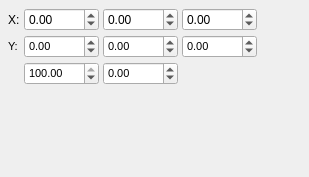
<?xml version="1.0" encoding="UTF-8"?>
<ui version="4.0">
 <class>ColorPickerGradientProperties</class>
 <widget class="StackedContainer" name="ColorPickerGradientProperties">
  <property name="geometry">
   <rect>
    <x>0</x>
    <y>0</y>
    <width>309</width>
    <height>177</height>
   </rect>
  </property>
  <property name="currentIndex">
   <number>1</number>
  </property>
  <widget class="QWidget" name="pageLinear">
   <layout class="QGridLayout" name="gridLayout_3">
    <property name="leftMargin">
     <number>8</number>
    </property>
    <property name="topMargin">
     <number>8</number>
    </property>
    <property name="rightMargin">
     <number>8</number>
    </property>
    <property name="bottomMargin">
     <number>8</number>
    </property>
    <property name="spacing">
     <number>4</number>
    </property>
    <item row="0" column="3">
     <spacer name="horizontalSpacer_5">
      <property name="orientation">
       <enum>Qt::Horizontal</enum>
      </property>
      <property name="sizeHint" stdset="0">
       <size>
        <width>0</width>
        <height>0</height>
       </size>
      </property>
     </spacer>
    </item>
    <item row="1" column="2">
     <widget class="FormWidget" name="formWidget_3">
      <property name="sizePolicy">
       <sizepolicy hsizetype="Preferred" vsizetype="Maximum">
        <horstretch>0</horstretch>
        <verstretch>0</verstretch>
       </sizepolicy>
      </property>
      <property name="label" stdset="0">
       <string>End</string>
      </property>
      <property name="font">
       <font>
        <pointsize>8</pointsize>
       </font>
      </property>
      <layout class="QHBoxLayout" name="horizontalLayout_7">
       <property name="leftMargin">
        <number>0</number>
       </property>
       <property name="topMargin">
        <number>0</number>
       </property>
       <property name="rightMargin">
        <number>0</number>
       </property>
       <property name="bottomMargin">
        <number>0</number>
       </property>
       <item>
        <widget class="ScrSpinBox" name="gY2">
         <property name="minimum">
          <double>-3000.000000000000000</double>
         </property>
         <property name="maximum">
          <double>3000.000000000000000</double>
         </property>
        </widget>
       </item>
      </layout>
     </widget>
    </item>
    <item row="1" column="0">
     <widget class="FormWidget" name="formWidget">
      <property name="sizePolicy">
       <sizepolicy hsizetype="Preferred" vsizetype="Maximum">
        <horstretch>0</horstretch>
        <verstretch>0</verstretch>
       </sizepolicy>
      </property>
      <property name="label" stdset="0">
       <string/>
      </property>
      <property name="font">
       <font>
        <pointsize>8</pointsize>
       </font>
      </property>
      <property name="preserveLabelSpace">
       <bool>true</bool>
      </property>
      <layout class="QHBoxLayout" name="horizontalLayout_5">
       <property name="leftMargin">
        <number>0</number>
       </property>
       <property name="topMargin">
        <number>0</number>
       </property>
       <property name="rightMargin">
        <number>0</number>
       </property>
       <property name="bottomMargin">
        <number>0</number>
       </property>
       <item>
        <widget class="QLabel" name="label_33">
         <property name="text">
          <string>Y:</string>
         </property>
        </widget>
       </item>
      </layout>
     </widget>
    </item>
    <item row="0" column="2">
     <widget class="ScrSpinBox" name="gX2">
      <property name="minimum">
       <double>-3000.000000000000000</double>
      </property>
      <property name="maximum">
       <double>3000.000000000000000</double>
      </property>
     </widget>
    </item>
    <item row="0" column="0">
     <widget class="QLabel" name="label_32">
      <property name="text">
       <string>X:</string>
      </property>
     </widget>
    </item>
    <item row="2" column="1">
     <widget class="FormWidget" name="labelSkew">
      <property name="sizePolicy">
       <sizepolicy hsizetype="Preferred" vsizetype="Maximum">
        <horstretch>0</horstretch>
        <verstretch>0</verstretch>
       </sizepolicy>
      </property>
      <property name="label" stdset="0">
       <string>Skew</string>
      </property>
      <property name="font">
       <font>
        <pointsize>8</pointsize>
       </font>
      </property>
      <layout class="QHBoxLayout" name="horizontalLayout_8">
       <property name="leftMargin">
        <number>0</number>
       </property>
       <property name="topMargin">
        <number>0</number>
       </property>
       <property name="rightMargin">
        <number>0</number>
       </property>
       <property name="bottomMargin">
        <number>0</number>
       </property>
       <item>
        <widget class="ScrSpinBox" name="gSk">
         <property name="minimum">
          <double>-89.000000000000000</double>
         </property>
         <property name="maximum">
          <double>89.000000000000000</double>
         </property>
        </widget>
       </item>
      </layout>
     </widget>
    </item>
    <item row="0" column="1">
     <widget class="ScrSpinBox" name="gX1">
      <property name="minimum">
       <double>-3000.000000000000000</double>
      </property>
      <property name="maximum">
       <double>3000.000000000000000</double>
      </property>
     </widget>
    </item>
    <item row="1" column="1">
     <widget class="FormWidget" name="formWidget_2">
      <property name="sizePolicy">
       <sizepolicy hsizetype="Preferred" vsizetype="Maximum">
        <horstretch>0</horstretch>
        <verstretch>0</verstretch>
       </sizepolicy>
      </property>
      <property name="label" stdset="0">
       <string>Start</string>
      </property>
      <property name="font">
       <font>
        <pointsize>8</pointsize>
       </font>
      </property>
      <layout class="QHBoxLayout" name="horizontalLayout_6">
       <property name="leftMargin">
        <number>0</number>
       </property>
       <property name="topMargin">
        <number>0</number>
       </property>
       <property name="rightMargin">
        <number>0</number>
       </property>
       <property name="bottomMargin">
        <number>0</number>
       </property>
       <item>
        <widget class="ScrSpinBox" name="gY1">
         <property name="minimum">
          <double>-3000.000000000000000</double>
         </property>
         <property name="maximum">
          <double>3000.000000000000000</double>
         </property>
        </widget>
       </item>
      </layout>
     </widget>
    </item>
    <item row="3" column="1">
     <spacer name="verticalSpacer_3">
      <property name="orientation">
       <enum>Qt::Vertical</enum>
      </property>
      <property name="sizeHint" stdset="0">
       <size>
        <width>0</width>
        <height>0</height>
       </size>
      </property>
     </spacer>
    </item>
   </layout>
  </widget>
  <widget class="QWidget" name="pageRadial">
   <layout class="QGridLayout" name="gridLayout">
    <property name="leftMargin">
     <number>8</number>
    </property>
    <property name="topMargin">
     <number>8</number>
    </property>
    <property name="rightMargin">
     <number>8</number>
    </property>
    <property name="bottomMargin">
     <number>8</number>
    </property>
    <property name="spacing">
     <number>4</number>
    </property>
    <item row="0" column="0">
     <widget class="QLabel" name="label">
      <property name="text">
       <string>X:</string>
      </property>
     </widget>
    </item>
    <item row="1" column="1">
     <widget class="FormWidget" name="formWidget_6">
      <property name="sizePolicy">
       <sizepolicy hsizetype="Preferred" vsizetype="Maximum">
        <horstretch>0</horstretch>
        <verstretch>0</verstretch>
       </sizepolicy>
      </property>
      <property name="label" stdset="0">
       <string>Start</string>
      </property>
      <property name="font">
       <font>
        <pointsize>8</pointsize>
       </font>
      </property>
      <layout class="QHBoxLayout" name="horizontalLayout_10">
       <property name="leftMargin">
        <number>0</number>
       </property>
       <property name="topMargin">
        <number>0</number>
       </property>
       <property name="rightMargin">
        <number>0</number>
       </property>
       <property name="bottomMargin">
        <number>0</number>
       </property>
       <item>
        <widget class="ScrSpinBox" name="gY1_2">
         <property name="minimum">
          <double>-3000.000000000000000</double>
         </property>
         <property name="maximum">
          <double>3000.000000000000000</double>
         </property>
        </widget>
       </item>
      </layout>
     </widget>
    </item>
    <item row="1" column="0">
     <widget class="FormWidget" name="formWidget_5">
      <property name="sizePolicy">
       <sizepolicy hsizetype="Preferred" vsizetype="Maximum">
        <horstretch>0</horstretch>
        <verstretch>0</verstretch>
       </sizepolicy>
      </property>
      <property name="label" stdset="0">
       <string/>
      </property>
      <property name="font">
       <font>
        <pointsize>8</pointsize>
       </font>
      </property>
      <property name="preserveLabelSpace">
       <bool>true</bool>
      </property>
      <layout class="QHBoxLayout" name="horizontalLayout_9">
       <property name="leftMargin">
        <number>0</number>
       </property>
       <property name="topMargin">
        <number>0</number>
       </property>
       <property name="rightMargin">
        <number>0</number>
       </property>
       <property name="bottomMargin">
        <number>0</number>
       </property>
       <item>
        <widget class="QLabel" name="label_2">
         <property name="text">
          <string>Y:</string>
         </property>
        </widget>
       </item>
      </layout>
     </widget>
    </item>
    <item row="1" column="3">
     <widget class="FormWidget" name="formWidget_8">
      <property name="sizePolicy">
       <sizepolicy hsizetype="Preferred" vsizetype="Maximum">
        <horstretch>0</horstretch>
        <verstretch>0</verstretch>
       </sizepolicy>
      </property>
      <property name="label" stdset="0">
       <string>Focal</string>
      </property>
      <property name="font">
       <font>
        <pointsize>8</pointsize>
       </font>
      </property>
      <layout class="QHBoxLayout" name="horizontalLayout_12">
       <property name="leftMargin">
        <number>0</number>
       </property>
       <property name="topMargin">
        <number>0</number>
       </property>
       <property name="rightMargin">
        <number>0</number>
       </property>
       <property name="bottomMargin">
        <number>0</number>
       </property>
       <item>
        <widget class="ScrSpinBox" name="gFY">
         <property name="minimum">
          <double>-3000.000000000000000</double>
         </property>
         <property name="maximum">
          <double>3000.000000000000000</double>
         </property>
        </widget>
       </item>
      </layout>
     </widget>
    </item>
    <item row="1" column="2">
     <widget class="FormWidget" name="formWidget_7">
      <property name="sizePolicy">
       <sizepolicy hsizetype="Preferred" vsizetype="Maximum">
        <horstretch>0</horstretch>
        <verstretch>0</verstretch>
       </sizepolicy>
      </property>
      <property name="label" stdset="0">
       <string>End</string>
      </property>
      <property name="font">
       <font>
        <pointsize>8</pointsize>
       </font>
      </property>
      <layout class="QHBoxLayout" name="horizontalLayout_11">
       <property name="leftMargin">
        <number>0</number>
       </property>
       <property name="topMargin">
        <number>0</number>
       </property>
       <property name="rightMargin">
        <number>0</number>
       </property>
       <property name="bottomMargin">
        <number>0</number>
       </property>
       <item>
        <widget class="ScrSpinBox" name="gY2_2">
         <property name="minimum">
          <double>-3000.000000000000000</double>
         </property>
         <property name="maximum">
          <double>3000.000000000000000</double>
         </property>
        </widget>
       </item>
      </layout>
     </widget>
    </item>
    <item row="2" column="2">
     <widget class="FormWidget" name="labelSkew2">
      <property name="sizePolicy">
       <sizepolicy hsizetype="Preferred" vsizetype="Maximum">
        <horstretch>0</horstretch>
        <verstretch>0</verstretch>
       </sizepolicy>
      </property>
      <property name="label" stdset="0">
       <string>Skew</string>
      </property>
      <property name="font">
       <font>
        <pointsize>8</pointsize>
       </font>
      </property>
      <layout class="QHBoxLayout" name="horizontalLayout_13">
       <property name="leftMargin">
        <number>0</number>
       </property>
       <property name="topMargin">
        <number>0</number>
       </property>
       <property name="rightMargin">
        <number>0</number>
       </property>
       <property name="bottomMargin">
        <number>0</number>
       </property>
       <item>
        <widget class="ScrSpinBox" name="gSk_2">
         <property name="minimum">
          <double>-89.000000000000000</double>
         </property>
         <property name="maximum">
          <double>89.000000000000000</double>
         </property>
        </widget>
       </item>
      </layout>
     </widget>
    </item>
    <item row="0" column="4">
     <spacer name="horizontalSpacer_6">
      <property name="orientation">
       <enum>Qt::Horizontal</enum>
      </property>
      <property name="sizeHint" stdset="0">
       <size>
        <width>0</width>
        <height>0</height>
       </size>
      </property>
     </spacer>
    </item>
    <item row="0" column="3">
     <widget class="ScrSpinBox" name="gFX">
      <property name="minimum">
       <double>-3000.000000000000000</double>
      </property>
      <property name="maximum">
       <double>3000.000000000000000</double>
      </property>
     </widget>
    </item>
    <item row="2" column="1">
     <widget class="FormWidget" name="formWidget_10">
      <property name="sizePolicy">
       <sizepolicy hsizetype="Preferred" vsizetype="Maximum">
        <horstretch>0</horstretch>
        <verstretch>0</verstretch>
       </sizepolicy>
      </property>
      <property name="label" stdset="0">
       <string>Scale</string>
      </property>
      <property name="font">
       <font>
        <pointsize>8</pointsize>
       </font>
      </property>
      <layout class="QHBoxLayout" name="horizontalLayout_14">
       <property name="leftMargin">
        <number>0</number>
       </property>
       <property name="topMargin">
        <number>0</number>
       </property>
       <property name="rightMargin">
        <number>0</number>
       </property>
       <property name="bottomMargin">
        <number>0</number>
       </property>
       <item>
        <widget class="ScrSpinBox" name="gSc">
         <property name="minimum">
          <double>0.010000000000000</double>
         </property>
         <property name="maximum">
          <double>100.000000000000000</double>
         </property>
         <property name="value">
          <double>100.000000000000000</double>
         </property>
        </widget>
       </item>
      </layout>
     </widget>
    </item>
    <item row="0" column="2">
     <widget class="ScrSpinBox" name="gX2_2">
      <property name="minimum">
       <double>-3000.000000000000000</double>
      </property>
      <property name="maximum">
       <double>3000.000000000000000</double>
      </property>
     </widget>
    </item>
    <item row="0" column="1">
     <widget class="ScrSpinBox" name="gX1_2">
      <property name="minimum">
       <double>-3000.000000000000000</double>
      </property>
      <property name="maximum">
       <double>3000.000000000000000</double>
      </property>
     </widget>
    </item>
    <item row="3" column="1">
     <spacer name="verticalSpacer_5">
      <property name="orientation">
       <enum>Qt::Vertical</enum>
      </property>
      <property name="sizeHint" stdset="0">
       <size>
        <width>0</width>
        <height>0</height>
       </size>
      </property>
     </spacer>
    </item>
   </layout>
  </widget>
  <widget class="QWidget" name="pageFourColor">
   <layout class="QGridLayout" name="gridLayout_4">
    <property name="leftMargin">
     <number>8</number>
    </property>
    <property name="topMargin">
     <number>8</number>
    </property>
    <property name="rightMargin">
     <number>8</number>
    </property>
    <property name="bottomMargin">
     <number>8</number>
    </property>
    <property name="spacing">
     <number>4</number>
    </property>
    <item row="1" column="2">
     <widget class="QLabel" name="label_17">
      <property name="text">
       <string>/</string>
      </property>
     </widget>
    </item>
    <item row="2" column="0">
     <widget class="QLabel" name="label_15">
      <property name="text">
       <string>3. Point:</string>
      </property>
     </widget>
    </item>
    <item row="2" column="1">
     <widget class="ScrSpinBox" name="gC3X">
      <property name="minimum">
       <double>-3000.000000000000000</double>
      </property>
      <property name="maximum">
       <double>3000.000000000000000</double>
      </property>
     </widget>
    </item>
    <item row="2" column="3">
     <widget class="ScrSpinBox" name="gC3Y">
      <property name="minimum">
       <double>-3000.000000000000000</double>
      </property>
      <property name="maximum">
       <double>3000.000000000000000</double>
      </property>
     </widget>
    </item>
    <item row="3" column="2">
     <widget class="QLabel" name="label_20">
      <property name="text">
       <string>/</string>
      </property>
     </widget>
    </item>
    <item row="3" column="3">
     <widget class="ScrSpinBox" name="gC4Y">
      <property name="minimum">
       <double>-3000.000000000000000</double>
      </property>
      <property name="maximum">
       <double>3000.000000000000000</double>
      </property>
     </widget>
    </item>
    <item row="1" column="3">
     <widget class="ScrSpinBox" name="gC2Y">
      <property name="minimum">
       <double>-3000.000000000000000</double>
      </property>
      <property name="maximum">
       <double>3000.000000000000000</double>
      </property>
     </widget>
    </item>
    <item row="1" column="1">
     <widget class="ScrSpinBox" name="gC2X">
      <property name="minimum">
       <double>-3000.000000000000000</double>
      </property>
      <property name="maximum">
       <double>3000.000000000000000</double>
      </property>
     </widget>
    </item>
    <item row="0" column="3">
     <widget class="ScrSpinBox" name="gC1Y">
      <property name="minimum">
       <double>-3000.000000000000000</double>
      </property>
      <property name="maximum">
       <double>3000.000000000000000</double>
      </property>
     </widget>
    </item>
    <item row="0" column="2">
     <widget class="QLabel" name="label_18">
      <property name="text">
       <string>/</string>
      </property>
     </widget>
    </item>
    <item row="3" column="1">
     <widget class="ScrSpinBox" name="gC4X">
      <property name="minimum">
       <double>-3000.000000000000000</double>
      </property>
      <property name="maximum">
       <double>3000.000000000000000</double>
      </property>
     </widget>
    </item>
    <item row="0" column="1">
     <widget class="ScrSpinBox" name="gC1X">
      <property name="minimum">
       <double>-3000.000000000000000</double>
      </property>
      <property name="maximum">
       <double>3000.000000000000000</double>
      </property>
     </widget>
    </item>
    <item row="1" column="0">
     <widget class="QLabel" name="label_16">
      <property name="text">
       <string>2. Point:</string>
      </property>
     </widget>
    </item>
    <item row="3" column="0">
     <widget class="QLabel" name="label_21">
      <property name="text">
       <string>4. Point:</string>
      </property>
     </widget>
    </item>
    <item row="0" column="0">
     <widget class="QLabel" name="label_19">
      <property name="text">
       <string>1. Point:</string>
      </property>
     </widget>
    </item>
    <item row="2" column="2">
     <widget class="QLabel" name="label_14">
      <property name="text">
       <string>/</string>
      </property>
     </widget>
    </item>
    <item row="4" column="1">
     <spacer name="verticalSpacer_4">
      <property name="orientation">
       <enum>Qt::Vertical</enum>
      </property>
      <property name="sizeHint" stdset="0">
       <size>
        <width>0</width>
        <height>0</height>
       </size>
      </property>
     </spacer>
    </item>
   </layout>
  </widget>
  <widget class="QWidget" name="pageDiamond">
   <layout class="QGridLayout" name="gridLayout_2">
    <property name="leftMargin">
     <number>8</number>
    </property>
    <property name="topMargin">
     <number>8</number>
    </property>
    <property name="rightMargin">
     <number>8</number>
    </property>
    <property name="bottomMargin">
     <number>8</number>
    </property>
    <property name="spacing">
     <number>4</number>
    </property>
    <item row="0" column="0">
     <widget class="QLabel" name="label_23">
      <property name="text">
       <string>1. Point:</string>
      </property>
     </widget>
    </item>
    <item row="0" column="1">
     <widget class="ScrSpinBox" name="gC1XD">
      <property name="minimum">
       <double>-3000.000000000000000</double>
      </property>
      <property name="maximum">
       <double>3000.000000000000000</double>
      </property>
     </widget>
    </item>
    <item row="0" column="2">
     <widget class="QLabel" name="label_26">
      <property name="text">
       <string>/</string>
      </property>
     </widget>
    </item>
    <item row="0" column="3">
     <widget class="ScrSpinBox" name="gC1YD">
      <property name="minimum">
       <double>-3000.000000000000000</double>
      </property>
      <property name="maximum">
       <double>3000.000000000000000</double>
      </property>
     </widget>
    </item>
    <item row="1" column="0">
     <widget class="QLabel" name="label_25">
      <property name="text">
       <string>2. Point:</string>
      </property>
     </widget>
    </item>
    <item row="1" column="1">
     <widget class="ScrSpinBox" name="gC2XD">
      <property name="minimum">
       <double>-3000.000000000000000</double>
      </property>
      <property name="maximum">
       <double>3000.000000000000000</double>
      </property>
     </widget>
    </item>
    <item row="1" column="2">
     <widget class="QLabel" name="label_24">
      <property name="text">
       <string>/</string>
      </property>
     </widget>
    </item>
    <item row="1" column="3">
     <widget class="ScrSpinBox" name="gC2YD">
      <property name="minimum">
       <double>-3000.000000000000000</double>
      </property>
      <property name="maximum">
       <double>3000.000000000000000</double>
      </property>
     </widget>
    </item>
    <item row="2" column="0">
     <widget class="QLabel" name="label_27">
      <property name="text">
       <string>3. Point:</string>
      </property>
     </widget>
    </item>
    <item row="2" column="1">
     <widget class="ScrSpinBox" name="gC3XD">
      <property name="minimum">
       <double>-3000.000000000000000</double>
      </property>
      <property name="maximum">
       <double>3000.000000000000000</double>
      </property>
     </widget>
    </item>
    <item row="2" column="2">
     <widget class="QLabel" name="label_29">
      <property name="text">
       <string>/</string>
      </property>
     </widget>
    </item>
    <item row="2" column="3">
     <widget class="ScrSpinBox" name="gC3YD">
      <property name="minimum">
       <double>-3000.000000000000000</double>
      </property>
      <property name="maximum">
       <double>3000.000000000000000</double>
      </property>
     </widget>
    </item>
    <item row="3" column="0">
     <widget class="QLabel" name="label_28">
      <property name="text">
       <string>4. Point:</string>
      </property>
     </widget>
    </item>
    <item row="3" column="1">
     <widget class="ScrSpinBox" name="gC4XD">
      <property name="minimum">
       <double>-3000.000000000000000</double>
      </property>
      <property name="maximum">
       <double>3000.000000000000000</double>
      </property>
     </widget>
    </item>
    <item row="3" column="2">
     <widget class="QLabel" name="label_22">
      <property name="text">
       <string>/</string>
      </property>
     </widget>
    </item>
    <item row="3" column="3">
     <widget class="ScrSpinBox" name="gC4YD">
      <property name="minimum">
       <double>-3000.000000000000000</double>
      </property>
      <property name="maximum">
       <double>3000.000000000000000</double>
      </property>
     </widget>
    </item>
    <item row="4" column="0">
     <widget class="QLabel" name="label_30">
      <property name="text">
       <string>5. Point:</string>
      </property>
     </widget>
    </item>
    <item row="4" column="1">
     <widget class="ScrSpinBox" name="gC5XD">
      <property name="minimum">
       <double>-3000.000000000000000</double>
      </property>
      <property name="maximum">
       <double>3000.000000000000000</double>
      </property>
     </widget>
    </item>
    <item row="4" column="2">
     <widget class="QLabel" name="label_31">
      <property name="text">
       <string>/</string>
      </property>
     </widget>
    </item>
    <item row="4" column="3">
     <widget class="ScrSpinBox" name="gC5YD">
      <property name="minimum">
       <double>-3000.000000000000000</double>
      </property>
      <property name="maximum">
       <double>3000.000000000000000</double>
      </property>
     </widget>
    </item>
   </layout>
  </widget>
  <widget class="QWidget" name="pageMesh">
   <layout class="QVBoxLayout" name="verticalLayout_2">
    <property name="spacing">
     <number>4</number>
    </property>
    <property name="leftMargin">
     <number>8</number>
    </property>
    <property name="topMargin">
     <number>8</number>
    </property>
    <property name="rightMargin">
     <number>8</number>
    </property>
    <property name="bottomMargin">
     <number>8</number>
    </property>
    <item>
     <layout class="QHBoxLayout" name="horizontalLayout">
      <item>
       <layout class="QGridLayout" name="gridLayout_5">
        <item row="0" column="0">
         <widget class="QToolButton" name="editPoints">
          <property name="minimumSize">
           <size>
            <width>22</width>
            <height>22</height>
           </size>
          </property>
          <property name="toolTip">
           <string>Edit Grid Points</string>
          </property>
          <property name="text">
           <string/>
          </property>
          <property name="checkable">
           <bool>true</bool>
          </property>
          <property name="autoExclusive">
           <bool>true</bool>
          </property>
         </widget>
        </item>
        <item row="1" column="0">
         <widget class="QToolButton" name="editControlPoints">
          <property name="minimumSize">
           <size>
            <width>22</width>
            <height>22</height>
           </size>
          </property>
          <property name="toolTip">
           <string>Edit Control Points</string>
          </property>
          <property name="text">
           <string/>
          </property>
          <property name="checkable">
           <bool>true</bool>
          </property>
          <property name="autoExclusive">
           <bool>true</bool>
          </property>
         </widget>
        </item>
        <item row="1" column="1">
         <widget class="QToolButton" name="resetControlPoint">
          <property name="enabled">
           <bool>false</bool>
          </property>
          <property name="minimumSize">
           <size>
            <width>22</width>
            <height>22</height>
           </size>
          </property>
          <property name="toolTip">
           <string>Reset selected Control Point</string>
          </property>
          <property name="text">
           <string/>
          </property>
          <property name="checkable">
           <bool>false</bool>
          </property>
          <property name="autoExclusive">
           <bool>false</bool>
          </property>
         </widget>
        </item>
        <item row="1" column="2">
         <widget class="QToolButton" name="resetAllControlPoints">
          <property name="enabled">
           <bool>false</bool>
          </property>
          <property name="minimumSize">
           <size>
            <width>22</width>
            <height>22</height>
           </size>
          </property>
          <property name="toolTip">
           <string>Reset all Control Points</string>
          </property>
          <property name="text">
           <string/>
          </property>
          <property name="checkable">
           <bool>false</bool>
          </property>
          <property name="autoExclusive">
           <bool>false</bool>
          </property>
         </widget>
        </item>
       </layout>
      </item>
      <item>
       <spacer name="horizontalSpacer">
        <property name="orientation">
         <enum>Qt::Horizontal</enum>
        </property>
        <property name="sizeHint" stdset="0">
         <size>
          <width>40</width>
          <height>20</height>
         </size>
        </property>
       </spacer>
      </item>
     </layout>
    </item>
    <item>
     <layout class="QHBoxLayout" name="horizontalLayout_2">
      <item>
       <layout class="QGridLayout" name="gridLayout_6">
        <item row="0" column="0">
         <widget class="QPushButton" name="buttonNewGrid">
          <property name="text">
           <string>New Mesh...</string>
          </property>
         </widget>
        </item>
        <item row="0" column="1">
         <widget class="QPushButton" name="buttonResetGrid">
          <property name="text">
           <string>Reset Mesh</string>
          </property>
         </widget>
        </item>
        <item row="1" column="0">
         <widget class="QPushButton" name="buttonPoLIne">
          <property name="text">
           <string>Mesh -&gt; Shape</string>
          </property>
         </widget>
        </item>
       </layout>
      </item>
      <item>
       <spacer name="horizontalSpacer_2">
        <property name="orientation">
         <enum>Qt::Horizontal</enum>
        </property>
        <property name="sizeHint" stdset="0">
         <size>
          <width>18</width>
          <height>20</height>
         </size>
        </property>
       </spacer>
      </item>
     </layout>
    </item>
    <item>
     <spacer name="verticalSpacer">
      <property name="orientation">
       <enum>Qt::Vertical</enum>
      </property>
      <property name="sizeHint" stdset="0">
       <size>
        <width>0</width>
        <height>0</height>
       </size>
      </property>
     </spacer>
    </item>
   </layout>
  </widget>
  <widget class="QWidget" name="pagePatch">
   <layout class="QVBoxLayout" name="verticalLayout_3">
    <property name="spacing">
     <number>4</number>
    </property>
    <property name="leftMargin">
     <number>8</number>
    </property>
    <property name="topMargin">
     <number>8</number>
    </property>
    <property name="rightMargin">
     <number>8</number>
    </property>
    <property name="bottomMargin">
     <number>8</number>
    </property>
    <item>
     <layout class="QHBoxLayout" name="horizontalLayout_3">
      <item>
       <layout class="QGridLayout" name="gridLayout_7">
        <item row="0" column="0">
         <widget class="QToolButton" name="editPPoint">
          <property name="minimumSize">
           <size>
            <width>22</width>
            <height>22</height>
           </size>
          </property>
          <property name="toolTip">
           <string>Edit Grid Points</string>
          </property>
          <property name="text">
           <string/>
          </property>
          <property name="checkable">
           <bool>true</bool>
          </property>
          <property name="autoExclusive">
           <bool>true</bool>
          </property>
         </widget>
        </item>
        <item row="1" column="0">
         <widget class="QToolButton" name="editPControlPoints">
          <property name="minimumSize">
           <size>
            <width>22</width>
            <height>22</height>
           </size>
          </property>
          <property name="toolTip">
           <string>Edit Control Points</string>
          </property>
          <property name="text">
           <string/>
          </property>
          <property name="checkable">
           <bool>true</bool>
          </property>
          <property name="autoExclusive">
           <bool>true</bool>
          </property>
         </widget>
        </item>
        <item row="1" column="1">
         <widget class="QToolButton" name="resetPControlPoint">
          <property name="enabled">
           <bool>false</bool>
          </property>
          <property name="minimumSize">
           <size>
            <width>22</width>
            <height>22</height>
           </size>
          </property>
          <property name="toolTip">
           <string>Reset selected Control Point</string>
          </property>
          <property name="text">
           <string/>
          </property>
          <property name="checkable">
           <bool>false</bool>
          </property>
          <property name="autoExclusive">
           <bool>false</bool>
          </property>
         </widget>
        </item>
        <item row="1" column="2">
         <widget class="QToolButton" name="resetAllPControlPoints">
          <property name="enabled">
           <bool>false</bool>
          </property>
          <property name="minimumSize">
           <size>
            <width>22</width>
            <height>22</height>
           </size>
          </property>
          <property name="toolTip">
           <string>Reset all Control Points</string>
          </property>
          <property name="text">
           <string/>
          </property>
          <property name="checkable">
           <bool>false</bool>
          </property>
          <property name="autoExclusive">
           <bool>false</bool>
          </property>
         </widget>
        </item>
       </layout>
      </item>
      <item>
       <spacer name="horizontalSpacer_3">
        <property name="orientation">
         <enum>Qt::Horizontal</enum>
        </property>
        <property name="sizeHint" stdset="0">
         <size>
          <width>0</width>
          <height>0</height>
         </size>
        </property>
       </spacer>
      </item>
     </layout>
    </item>
    <item>
     <widget class="QCheckBox" name="snapToGrid">
      <property name="text">
       <string>Snap to other Mesh Points</string>
      </property>
     </widget>
    </item>
    <item>
     <layout class="QHBoxLayout" name="horizontalLayout_4">
      <item>
       <widget class="QPushButton" name="buttonAddPatch">
        <property name="enabled">
         <bool>true</bool>
        </property>
        <property name="text">
         <string>Add Patch</string>
        </property>
        <property name="checkable">
         <bool>true</bool>
        </property>
       </widget>
      </item>
      <item>
       <widget class="QPushButton" name="buttonRemovePatch">
        <property name="enabled">
         <bool>false</bool>
        </property>
        <property name="text">
         <string>Remove Patch</string>
        </property>
       </widget>
      </item>
      <item>
       <spacer name="horizontalSpacer_4">
        <property name="orientation">
         <enum>Qt::Horizontal</enum>
        </property>
        <property name="sizeHint" stdset="0">
         <size>
          <width>0</width>
          <height>0</height>
         </size>
        </property>
       </spacer>
      </item>
     </layout>
    </item>
    <item>
     <spacer name="verticalSpacer_2">
      <property name="orientation">
       <enum>Qt::Vertical</enum>
      </property>
      <property name="sizeHint" stdset="0">
       <size>
        <width>0</width>
        <height>0</height>
       </size>
      </property>
     </spacer>
    </item>
   </layout>
  </widget>
 </widget>
 <customwidgets>
  <customwidget>
   <class>FormWidget</class>
   <extends>QWidget</extends>
   <header>ui/widgets/form_widget.h</header>
   <container>1</container>
  </customwidget>
  <customwidget>
   <class>StackedContainer</class>
   <extends>QStackedWidget</extends>
   <header>ui/widgets/stacked_container.h</header>
   <container>1</container>
  </customwidget>
  <customwidget>
   <class>ScrSpinBox</class>
   <extends>QDoubleSpinBox</extends>
   <header location="global">ui/scrspinbox.h</header>
  </customwidget>
 </customwidgets>
 <tabstops>
  <tabstop>gX1_2</tabstop>
  <tabstop>gY1_2</tabstop>
  <tabstop>gX2_2</tabstop>
  <tabstop>gY2_2</tabstop>
  <tabstop>gFX</tabstop>
  <tabstop>gFY</tabstop>
  <tabstop>gSc</tabstop>
  <tabstop>gSk_2</tabstop>
  <tabstop>gC1X</tabstop>
  <tabstop>gC1Y</tabstop>
  <tabstop>gC2X</tabstop>
  <tabstop>gC2Y</tabstop>
  <tabstop>gC3X</tabstop>
  <tabstop>gC3Y</tabstop>
  <tabstop>gC4X</tabstop>
  <tabstop>gC4Y</tabstop>
  <tabstop>gC1XD</tabstop>
  <tabstop>gC1YD</tabstop>
  <tabstop>gC2XD</tabstop>
  <tabstop>gC2YD</tabstop>
  <tabstop>gC3XD</tabstop>
  <tabstop>gC3YD</tabstop>
  <tabstop>gC4XD</tabstop>
  <tabstop>gC4YD</tabstop>
  <tabstop>gC5XD</tabstop>
  <tabstop>gC5YD</tabstop>
  <tabstop>editPoints</tabstop>
  <tabstop>editControlPoints</tabstop>
  <tabstop>resetControlPoint</tabstop>
  <tabstop>resetAllControlPoints</tabstop>
  <tabstop>buttonNewGrid</tabstop>
  <tabstop>buttonResetGrid</tabstop>
  <tabstop>buttonPoLIne</tabstop>
  <tabstop>editPPoint</tabstop>
  <tabstop>editPControlPoints</tabstop>
  <tabstop>resetPControlPoint</tabstop>
  <tabstop>resetAllPControlPoints</tabstop>
  <tabstop>snapToGrid</tabstop>
  <tabstop>buttonAddPatch</tabstop>
  <tabstop>buttonRemovePatch</tabstop>
  <tabstop>gX1</tabstop>
  <tabstop>gY1</tabstop>
  <tabstop>gX2</tabstop>
  <tabstop>gY2</tabstop>
  <tabstop>gSk</tabstop>
 </tabstops>
 <resources/>
 <connections/>
</ui>
